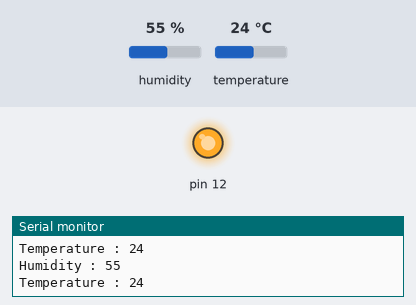
This sketch was run on a simulated Arduino Uno, built with avr-gcc and run on an emulated ATmega328P. On the bench: output pins drawn as LEDs (lit = HIGH), the last lines printed to the serial monitor. Inputs (shaded band) come from the test bench; at power-on: temperature 24 °C, humidity 55 %.

Above: at 2.8 s.
2.9 s: temperature set to 22 °C
5.6 s: temperature set to 19 °C
At 7.0 s:
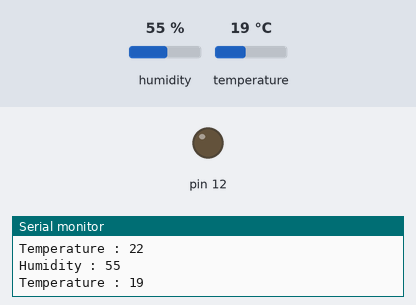
8.3 s: temperature set to 28 °C
At 10.7 s:
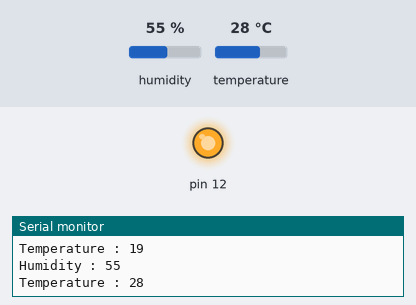
11.6 s: temperature set to 12 °C
At 13.1 s:
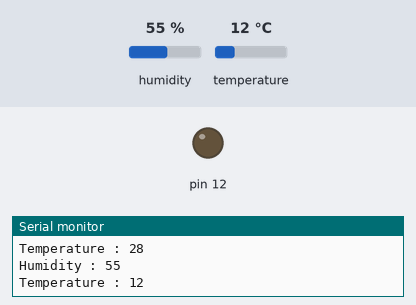
Timing chart, 0 to 14.6 s (numbered marks = the images above; inputs shaded):
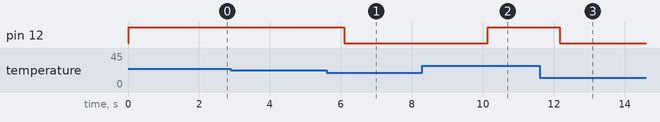

The sketch:

DHT11.ino
```cpp
#include<DHT.h>

#define DHTPIN 2
#define DHTTYPE DHT11

DHT dht(DHTPIN,DHTTYPE);

void setup() {
  dht.begin();
  Serial.begin(9600);
  pinMode(12,OUTPUT);
}

void loop() {
  int h = dht.readHumidity();
  int t = dht.readTemperature();

  Serial.print("Humidity : ");
  Serial.println(h);
  Serial.print("Temperature : ");
  Serial.println(t);

  if(t >= 21){
    digitalWrite(12,HIGH);
  }else{
    digitalWrite(12,LOW);
  }

  delay(1000);
}
```

Measured:
- the behaviour switches between 21 and 20 °C on temperature (found by bisection; images 0 and 1)
- after the input at 5.6 s, pin 12: HIGH → LOW after 0.50 s
- after the input at 8.3 s, pin 12: LOW → HIGH after 1.8 s
- after the input at 11.6 s, pin 12: HIGH → LOW after 0.57 s
